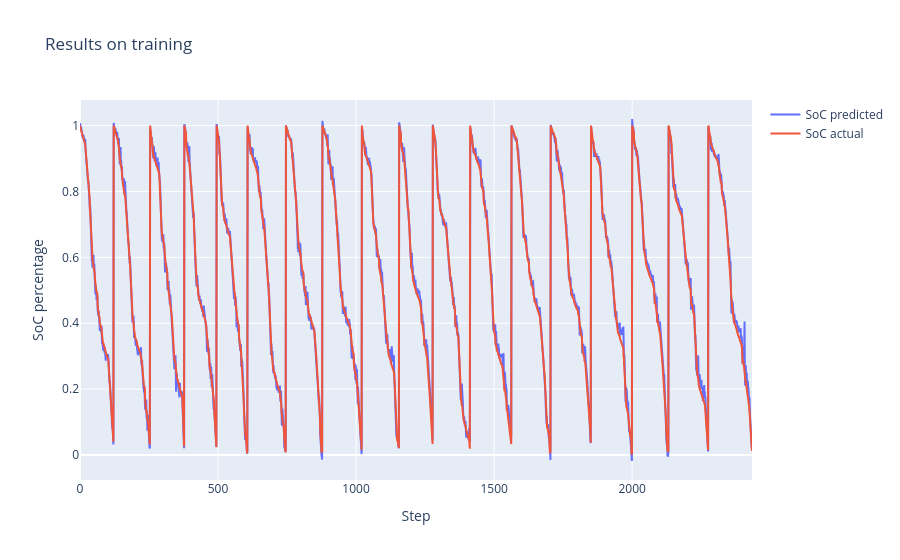

Notebook code for this chart:
### Code cell
cycle_num = 0
steps_num = 8000
step_index = np.arange(cycle_num*steps_num, (cycle_num+1)*steps_num)

fig = go.Figure()
fig.add_trace(go.Scatter(x=step_index, y=train_predictions.flatten()[cycle_num*steps_num:(cycle_num+1)*steps_num],
                    mode='lines', name='SoC predicted'))
fig.add_trace(go.Scatter(x=step_index, y=train_y[:,:,0].flatten()[cycle_num*steps_num:(cycle_num+1)*steps_num],
                    mode='lines', name='SoC actual'))
fig.update_layout(title='Results on training',
                  xaxis_title='Step',
                  yaxis_title='SoC percentage')
fig.show()

### Figure 1 — Plotly figure (JSON) as saved in the notebook; plotly's stock layout.template omitted (floating-point values rounded to 4 significant figures; data arrays with more than 128 entries replaced by an {"elided": "..."} marker saying what was removed)
{"data": [{"mode": "lines", "name": "SoC predicted", "type": "scatter", "x": {"elided": "8000 int values"}, "y": {"elided": "2435 float values"}}, {"mode": "lines", "name": "SoC actual", "type": "scatter", "x": {"elided": "8000 int values"}, "y": {"elided": "2435 float values"}}], "layout": {"autosize": true, "title": {"text": "Results on training"}, "xaxis": {"autorange": true, "range": [0, 2434], "title": {"text": "Step"}, "type": "linear"}, "yaxis": {"autorange": true, "range": [-0.07577, 1.077], "title": {"text": "SoC percentage"}, "type": "linear"}}}
